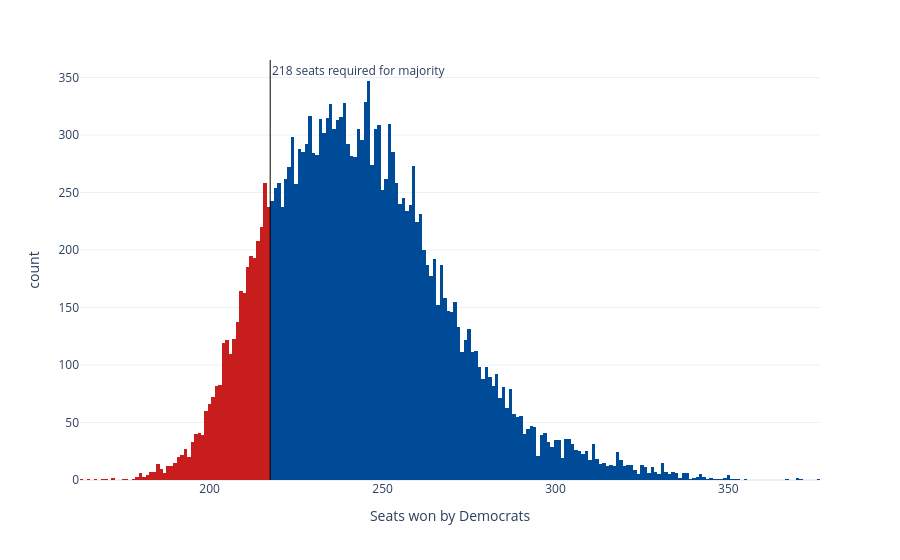

The notebook cell this image was saved under:
### Code cell
sims_hist = px.histogram(seat_sims, x='seats', nbins=np.unique(seat_sims['seats']).shape[0]*2, color='winner',
                         color_discrete_map={'Democrats': '#004b97', 'Republicans': '#c71e1d'},
                         labels={'seats':'Seats won by Democrats', 'winner': 'Winner'}, template='plotly_white')
sims_hist.update_traces(showlegend=False)
sims_hist.add_vline(x=217.5, line_width=1, line_color='black', annotation_text='218 seats required for majority', 
                    annotation_position='top right')
sims_hist

### Figure 1 — Plotly figure (JSON) as saved in the notebook; plotly's stock layout.template omitted (floating-point values rounded to 4 significant figures; data arrays with more than 128 entries replaced by an {"elided": "..."} marker saying what was removed)
{"data": [{"bingroup": "x", "hovertemplate": "Winner=Democrats<br>Seats won by Democrats=%{x}<br>count=%{y}<extra></extra>", "legendgroup": "Democrats", "marker": {"color": "#004b97", "pattern": {"shape": ""}}, "name": "Democrats", "nbinsx": 378, "orientation": "v", "showlegend": false, "type": "histogram", "x": {"elided": "16852 int values"}, "xaxis": "x", "yaxis": "y"}, {"bingroup": "x", "hovertemplate": "Winner=Republicans<br>Seats won by Democrats=%{x}<br>count=%{y}<extra></extra>", "legendgroup": "Republicans", "marker": {"color": "#c71e1d", "pattern": {"shape": ""}}, "name": "Republicans", "nbinsx": 378, "orientation": "v", "showlegend": false, "type": "histogram", "x": {"elided": "3148 int values"}, "xaxis": "x", "yaxis": "y"}], "layout": {"annotations": [{"showarrow": false, "text": "218 seats required for majority", "x": 217.5, "xanchor": "left", "xref": "x", "y": 1, "yanchor": "top", "yref": "y domain"}], "barmode": "relative", "legend": {"title": {"text": "Winner"}, "tracegroupgap": 0}, "margin": {"t": 60}, "shapes": [{"line": {"color": "black", "width": 1}, "type": "line", "x0": 217.5, "x1": 217.5, "xref": "x", "y0": 0, "y1": 1, "yref": "y domain"}], "xaxis": {"anchor": "y", "domain": [0, 1], "title": {"text": "Seats won by Democrats"}}, "yaxis": {"anchor": "x", "domain": [0, 1], "title": {"text": "count"}}}}
